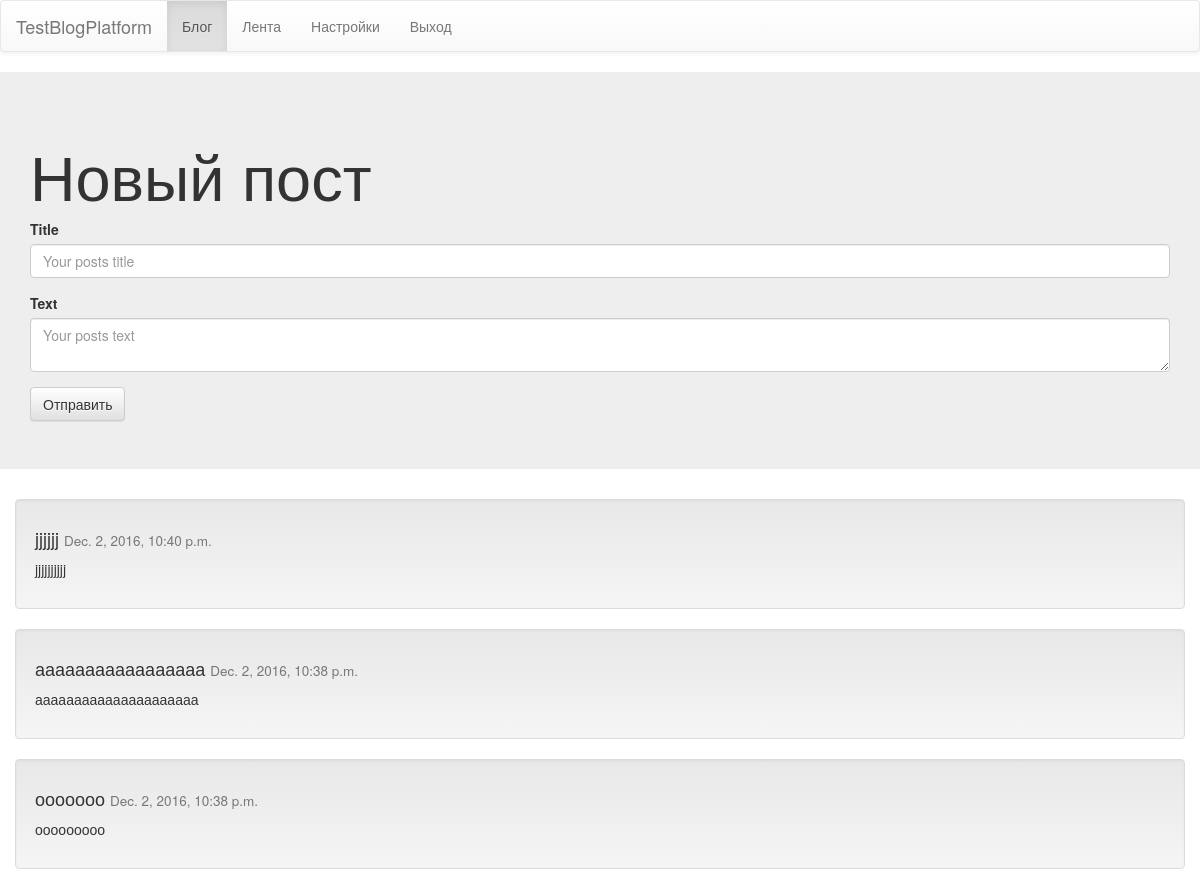
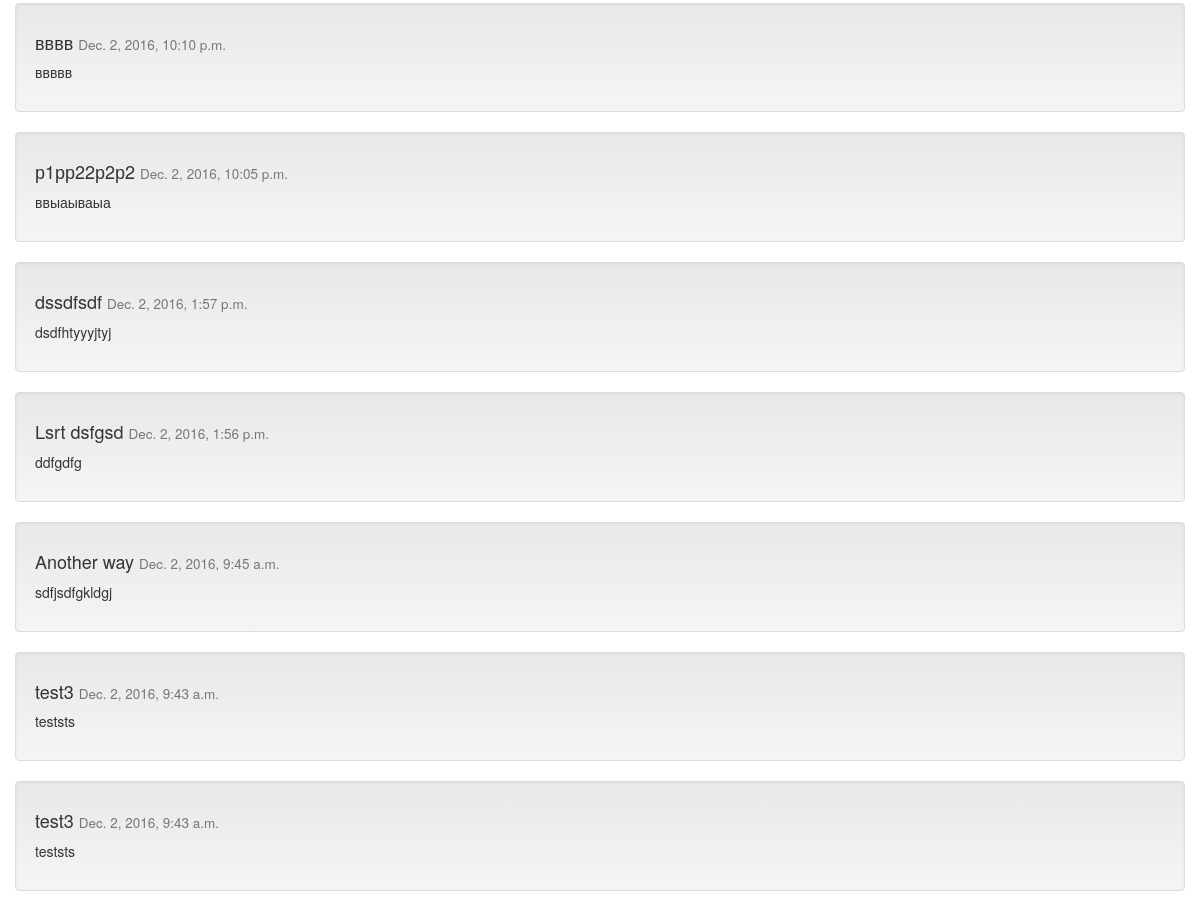
Page /blog/ (signed in) on the earlier database version (2 pictures, top to bottom).
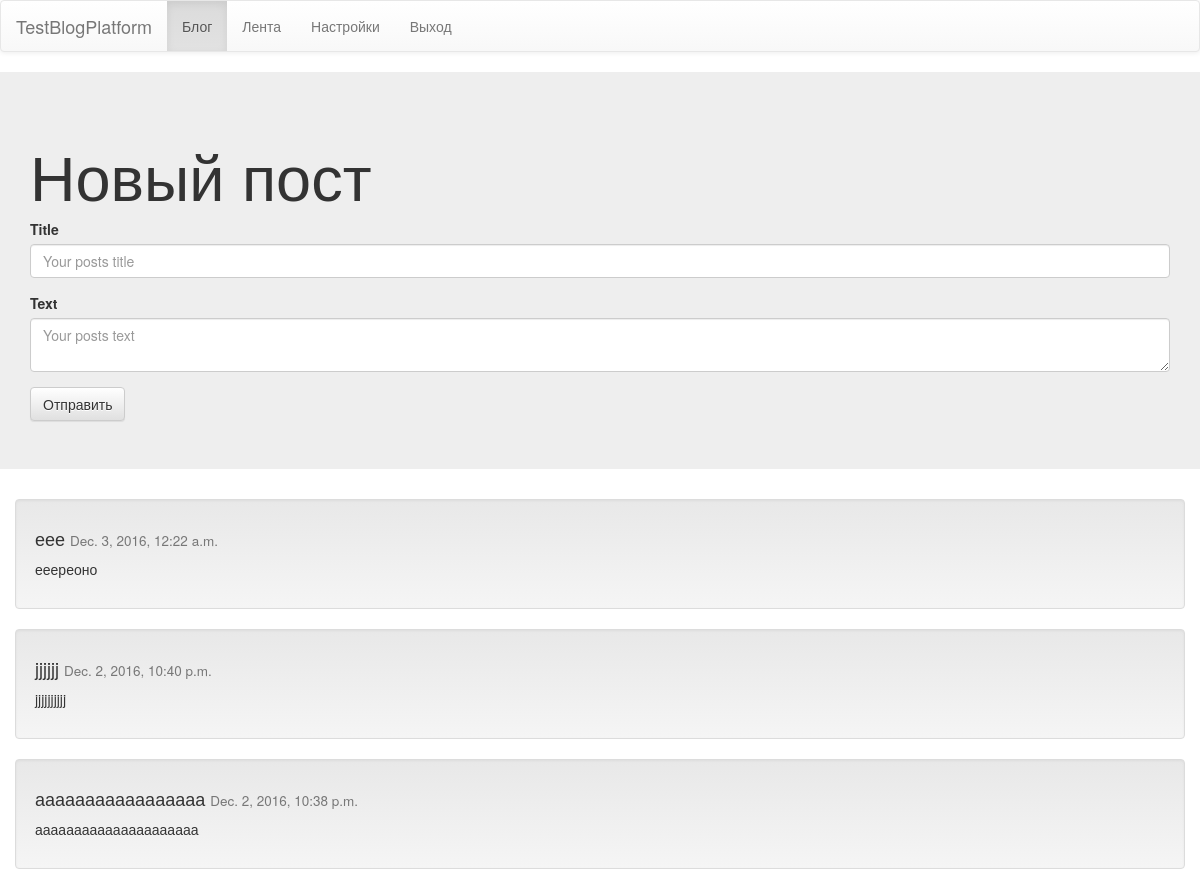
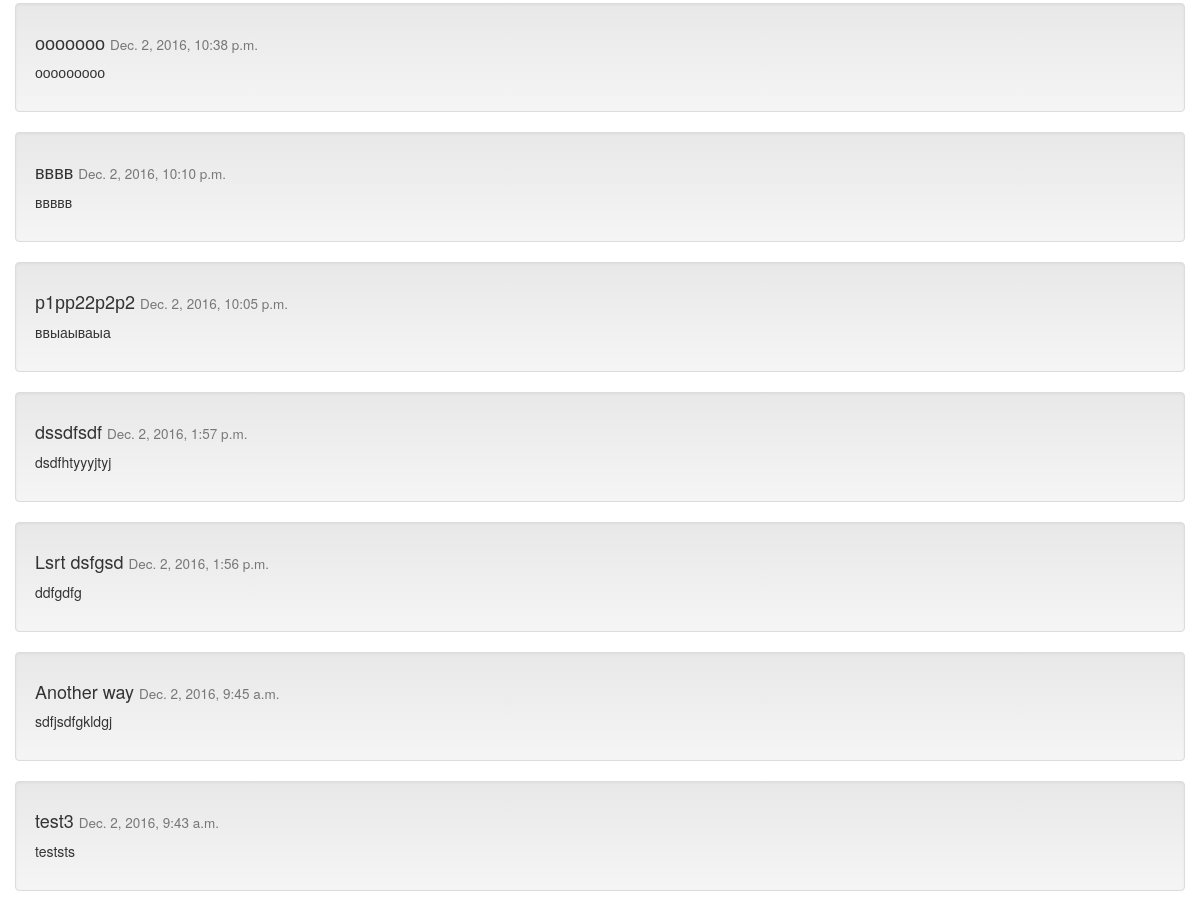
Same page on the later database version (2 pictures, top to bottom).
### testblogapp/models.py (models this page shows, shortened)
class Post(models.Model):
    class Meta:
        ordering = ["-append_time"]
    title = models.CharField(max_length=50)
    text = models.TextField()
    author = models.ForeignKey(User)
    append_time = models.DateTimeField(auto_now=True, editable=False)
    objects = PostManager()

### testblogapp/views.py (the view, shortened to what this page needs)
# urls.py: 2. Add a URL to urlpatterns:  url(r'^blog/', include('blog.urls'))
@login_required(login_url="./../login")
def blog(request):
    posts = Post.objects.filter(author=request.user).order_by("-append_time")[:10]
    if request.method=="GET":
        return render(request, "testblogapp/blog.html", {"posts":posts})

### templates/testblogapp/blog.html (shortened to what this page needs)
{% extends "testblogapp/template.html" %}
{% block content %}
<div class="jumbotron">
    <div class="container">
        <h1>Новый пост</h1>
        <form action="./../blog/" method="POST">
            <div class="form-group">
                <label for="title">Title</label>
                <input type="text" class="form-control" name="title" placeholder="Your posts title">
            </div>
            <div class="form-group">
                <label for="body">Text</label>
                <textarea class="form-control" name="body" placeholder="Your posts text"></textarea>
            </div>
            <button type="submit" class="btn btn-default" value="Send">Отправить</button>
        </form>
    </div>
</div>
<div class="container">
    {% for post in posts %}
        <div class="row">
            <div class="well">
                <h4>{{post.title}} <small>{{post.append_time}}</small></h4>
                <p class="text-justify">
                    {{post.text}}
                </p>
            </div>
        </div>
    {% endfor %}
</div>
{% endblock %}

Differences in the rows shown:
no longer on this page (row unchanged): Post: title "test3", append_time "Dec. 2, 2016, 9:43 a.m.", text "teststs"
added Post: title "еее", append_time "Dec. 3, 2016, 12:22 a.m.", text "ееереоно"
